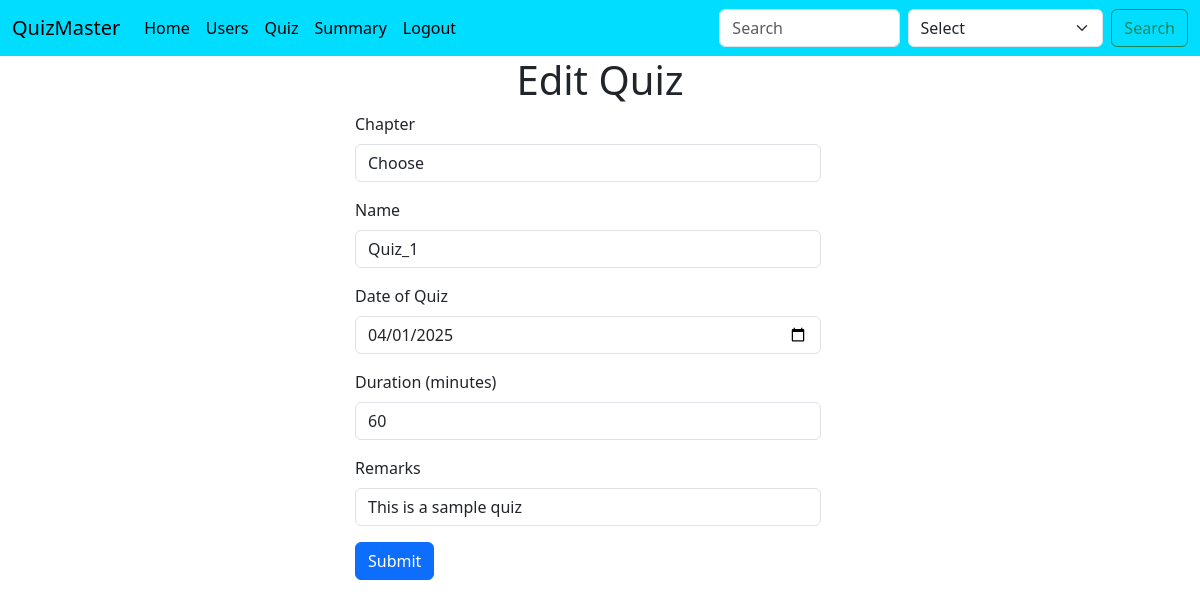
The app's page /edit_quiz/1 (signed in) with its own data.
### controllers/database.py (models this page shows, shortened)
class Quiz(db.Model):
    id = db.Column(db.Integer, primary_key=True, autoincrement=True)
    name = db.Column(db.String(100), nullable=False)
    chapter_id = db.Column(db.Integer, db.ForeignKey('chapter.id'), nullable=False)
    date_of_quiz = db.Column(db.Date , nullable=False)
    duration = db.Column(db.Integer, nullable=False)
    remarks = db.Column(db.Text, nullable=True)
    questions = db.relationship('Question', backref='quiz', lazy=True, cascade="all, delete-orphan")
    results = db.relationship('Result', backref='quiz', lazy=True, cascade="all, delete-orphan")

### controllers/edit_routes.py (the view, shortened to what this page needs)
@app.route("/edit_quiz/<int:quiz_id>" , methods = ["GET","POST"])
def edit_quiz(quiz_id):
    if session.get("user_role",None) == "admin":
        quiz = Quiz.query.filter_by(id = quiz_id).first()
        if not quiz:
            flash("Quiz not found")
            return redirect(url_for("quiz_management"))
        if request.method == "GET":
            chapters = Chapter.query.all()
            return render_template("edit_quiz.html",quiz = quiz, chapters = chapters)
    else:
        flash("You are not authorized to access this page")
        return redirect(url_for("quiz_management"))

### templates/edit_quiz.html (shortened to what this page needs)
{% extends 'base.html' %}
{% block body %}
<div><h1 class = "text-center">Edit Quiz</h1></div>
<div class="container-fluid row justify-content-center">
    <form class = "col-5" action="{{url_for('edit_quiz', quiz_id = quiz.id)}}" method="POST">
        <div class="mb-3">
            <label for="exampleFormControlInput1" class="form-label">Chapter</label>
            <select class="form-control" aria-label="Default select example" name="chapter_id" value="{{quiz.chapter_id}}">
                <option selected>Choose</option>
            </select>
        </div>
        <div class="mb-3">
            <label for="quizDate" class="form-label">Name</label>
            <input type="text" class="form-control" id="quizDate" name="name" required value="{{quiz.name}}">
        </div>
        <div class="mb-3">
            <label for="quizDate" class="form-label">Date of Quiz</label>
            <input type="date" class="form-control" id="quizDate" name="date" required value="{{quiz.date_of_quiz}}">
        </div>
        <div class="mb-3">
            <label for="quizDuration" class="form-label">Duration (minutes)</label>
            <input type="number" class="form-control" id="quizDuration" name="duration" required value="{{quiz.duration}}">
        </div>
        <div class="mb-3">
            <label for="inputPassword5" class="form-label">Remarks</label>
            <input type="text" id="inputPassword5" class="form-control" aria-describedby="passwordHelpBlock" name="remarks" value="{{quiz.remarks}}">
        </div>
        <div>
            <button type="submit" class="btn btn-primary">Submit</button>
        </div>
    </form>
</div>
{% endblock body %}

### records on screen
Quiz: chapter_id "Choose", name "Quiz_1", date "04/01/2025", duration "60", remarks "This is a sample quiz"
